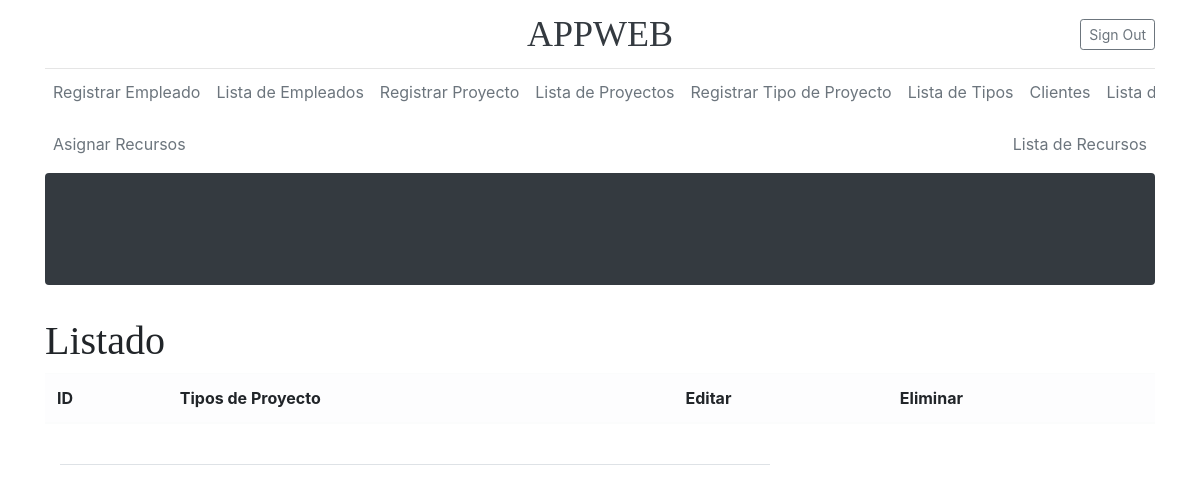
Before: /listaTipoPro/ with the older database file.
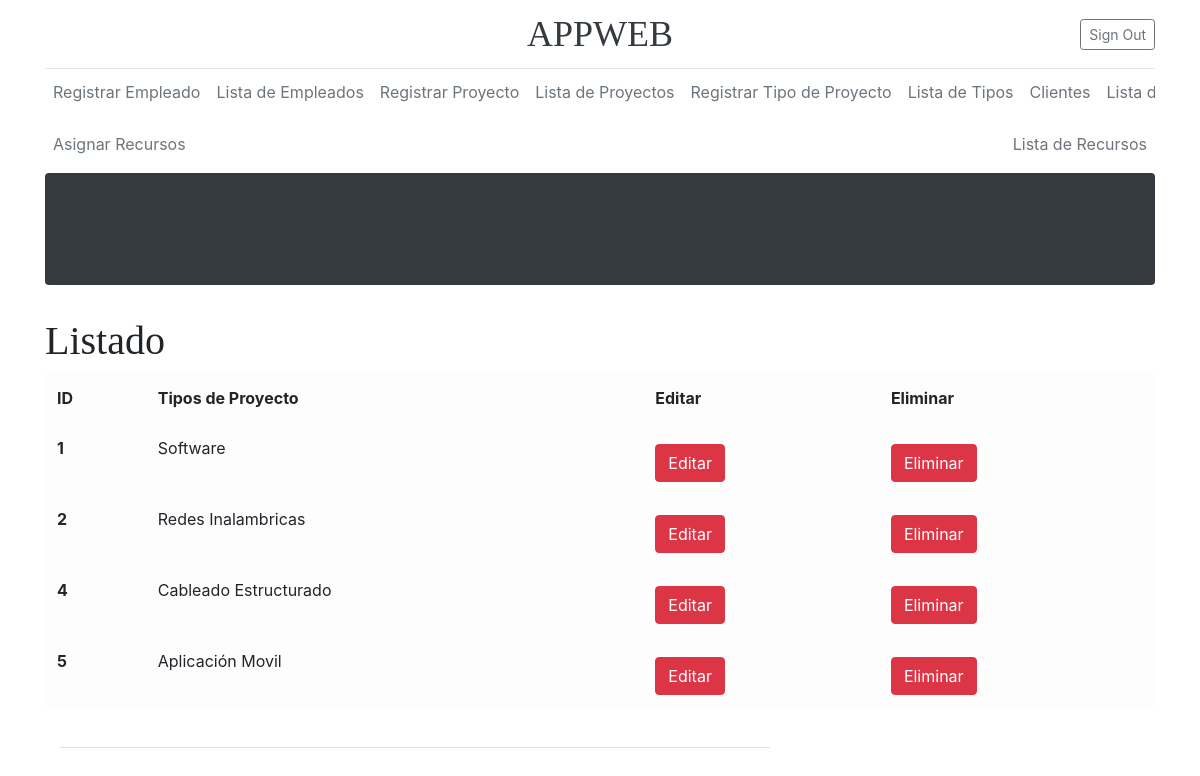
After: the same page with the newer database file.
### Models/TipoProyecto/models.py (models this page shows, shortened)
class TipoProyecto(models.Model):
    CodigoTipoPro = models.AutoField(primary_key=True)
    Descripcion = models.CharField(max_length=75)

### Models/TipoProyecto/views.py (the view)
# urls.py: path('listaTipoPro/', FormularioTipoProView.listar_TipoPro, name='listarTipoPro'),
    def listar_TipoPro(request):
        TipoPro = TipoProyecto.objects.all()
        return render(request, "ListaTiposPro.html", {"Tipos":TipoPro})

### Templates/ListaTiposPro.html (shortened to what this page needs)
{% extends 'Index2.html' %}
{% block content %}
    <h1>Listado </h1>
    <table class="table table-light">
      <thead>
        <tr>
          <th scope="col">ID</th>
          <th scope="col">Tipos de Proyecto</th>
            <th scope="col">Editar</th>
            <th scope="col">Eliminar</th>
        </tr>
      </thead>
      <tbody>
      {% for TipoProyecto in Tipos %}
          <tr>
          <th scope="row">{{ TipoProyecto.CodigoTipoPro}}</th>
          <td>{{ TipoProyecto.Descripcion }}</td>
                 <td>
                            <a href="{% url 'editarTipoPro' TipoProyecto.pk %}" class="btn btn-danger btn-icon-split">
                                <span class="text">Editar</span>
                            </a>
                             </td>
                             <td>
                            <a href="{% url 'eliminarTipoPro' TipoProyecto.pk %}" class="btn btn-danger btn-icon-split">
                                <span class="text">Eliminar</span>
                            </a>
                             </td>
          </tr>
      {% endfor %}
      </tbody>
    </table>
{% endblock %}

Changed rows visible on the page:
added TipoProyecto: CodigoTipoPro "1", Descripcion "Software"
added TipoProyecto: CodigoTipoPro "2", Descripcion "Redes Inalambricas"
added TipoProyecto: CodigoTipoPro "4", Descripcion "Cableado Estructurado"
added TipoProyecto: CodigoTipoPro "5", Descripcion "Aplicación Movil"
